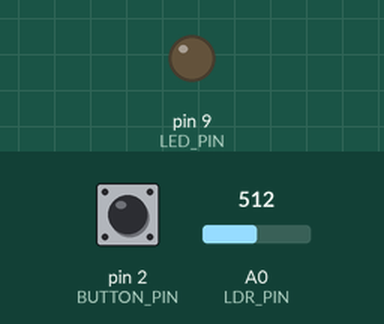
Simulated run of this sketch. Board: Arduino Uno, built with avr-gcc and run on an emulated ATmega328P. On the bench: output pins drawn as LEDs (lit = HIGH). Inputs (shaded band) come from the test bench; at power-on: pin 2 (BUTTON_PIN) HIGH, A0 (LDR_PIN) = 512.

Above: at 1.2 s.
1.3 s: pin 2 (BUTTON_PIN) pulled LOW for 1 s
At 3.2 s:
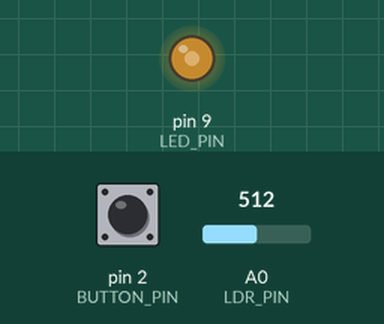
4.3 s: A0 (LDR_PIN) set to 306
At 4.9 s:
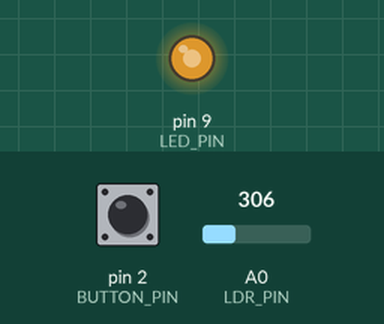
5.8 s: A0 (LDR_PIN) set to 122
At 6.1 s:
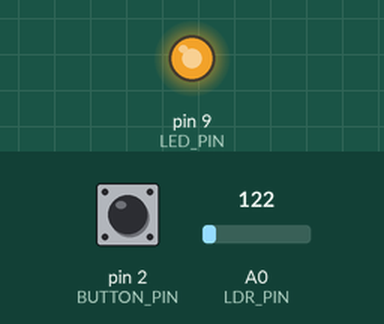
7.3 s: A0 (LDR_PIN) set to 900
At 8.5 s:
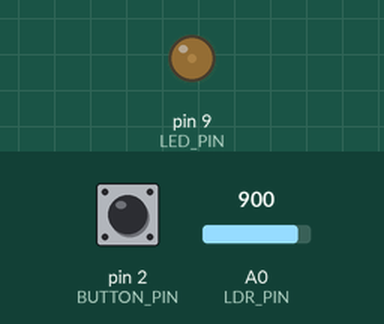
8.8 s: A0 (LDR_PIN) set to 1023
At 9.8 s:
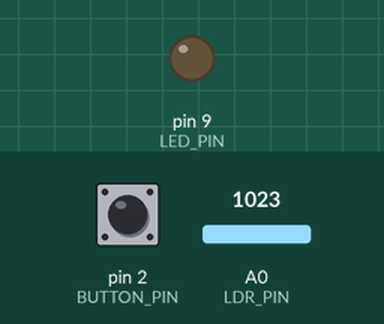
10.3 s: A0 (LDR_PIN) set to 1012
At 11.0 s:
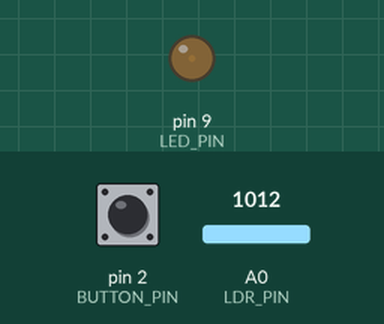
Timing chart, 0 to 12.8 s (numbered marks = the images above; inputs shaded):
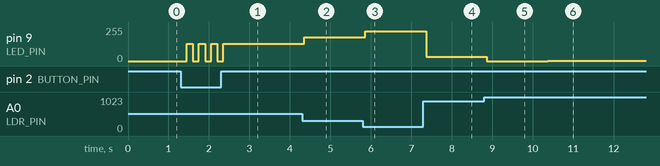

The sketch:

lighting.ino
```cpp
/*
* Components
 * Arduino Uno
 * LDR (Light Dependent Resistor)
 * LED Strip
 * Bluetooth Module (HC-05)
 * PWM Driver (optional for more LEDs)
 * Push Button
 *
 * Circuit Connections
 * LDR (Analog Signal):
 * Connect LDR to A0 and ground with a 10kΩ pull-down resistor.
 * LED Strip (Digital PWM Signal):
 * Connect the LED strip's control pin to PWM pin 9.
 * Bluetooth Module (Digital Signal):
 * Connect TX of HC-05 to RX (pin 0) of Arduino.
 * Connect RX of HC-05 to TX (pin 1) of Arduino.
 * Push Button (Digital Signal):
 * Connect one terminal of the push button to digital pin 2.
 * Connect the other terminal to ground.
 */

#include <SoftwareSerial.h>

#define LDR_PIN A0
#define LED_PIN 9
#define BUTTON_PIN 2

SoftwareSerial BTSerial(10, 11);  // TX, RX

int ldrValue = 0;
int ledBrightness = 0;
bool lightState = false;

void setup() {
    pinMode(LDR_PIN, INPUT);
    pinMode(LED_PIN, OUTPUT);
    pinMode(BUTTON_PIN, INPUT_PULLUP);

    BTSerial.begin(9600);
    Serial.begin(9600);
}

void loop() {
    // Read LDR value
    ldrValue = analogRead(LDR_PIN);

    // Map the LDR value to LED brightness
    ledBrightness = map(ldrValue, 0, 1023, 255, 0); // Inverse mapping
    if (lightState) {
        analogWrite(LED_PIN, ledBrightness);
    } else {
        analogWrite(LED_PIN, 0);
    }

    // Check for Bluetooth commands
    if (BTSerial.available()) {
        char command = BTSerial.read();
        if (command == 'O') {
            lightState = !lightState; // Toggle light
        }
    }

    // Check for button press
    if (digitalRead(BUTTON_PIN) == LOW) {
        delay(50);  // Debounce
        if (digitalRead(BUTTON_PIN) == LOW) {
            lightState = !lightState;
        }
    }

    delay(100);
}
```

Measured:
- after the input at 1.3 s, pin 9 (LED_PIN): alternates 128/255 for 0.15 s and 0/255 for 0.15 s, 7 changes in all, then stays 128/255, starting after 0.15 s
- after the input at 4.3 s, pin 9 (LED_PIN): 128/255 → 179/255 after 0.06 s
- after the input at 5.8 s, pin 9 (LED_PIN): 179/255 → 225/255 after 0.06 s
- after the input at 7.3 s, pin 9 (LED_PIN): 225/255 → 31/255 after 0.06 s
- after the input at 8.8 s, pin 9 (LED_PIN): 31/255 → 0/255 after 0.07 s
- after the input at 10.3 s, pin 9 (LED_PIN): 0/255 → 3/255 after 0.07 s
